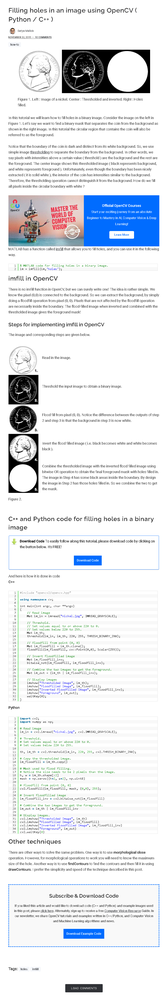
//> input picture OpenCV技巧_二值圖孔洞填充方法與實現(附源碼)/screencapture-learnopencv-filling-holes-in-an-image-using-opencv-python-c-2021-08-23-16_19_51.png, 165 x 1000 px, shrunk from 842 x 5090 before the run
$ ./fft2 '../../../../../../OpenCV技巧_二值圖孔洞填充方法與實現(附源碼)/screencapture-learnopencv-filling-holes-in-an-image-using-opencv-python-c-2021-08-23-16_19_51.png'   (built with g++ and OpenCV 4)
//> lines starting //> are read from the running program, lines starting //| are printed output that depends on the picture
#include<opencv2/core/core.hpp>
#include<opencv2/highgui/highgui.hpp>
#include<opencv2/imgproc/imgproc.hpp>
using namespace cv;
//快速傅里叶变换
void fft2Image(InputArray _src, OutputArray _dst)
{
	//得到Mat类型
	Mat src = _src.getMat();
	//判断位深
	CV_Assert(src.type() == CV_32FC1 || src.type() == CV_64FC1);
	CV_Assert(src.channels() == 1 || src.channels() == 2);
	int rows = src.rows;
	int cols = src.cols;
	//为了进行快速的傅里叶变换，我们经行和列的扩充,找到最合适扩充值
	Mat padded;
	int rPadded = getOptimalDFTSize(rows);
	int cPadded = getOptimalDFTSize(cols);
	//进行边缘扩充,扩充值为零
	copyMakeBorder(src, padded, 0, rPadded - rows, 0, cPadded - cols, BORDER_CONSTANT, Scalar::all(0));
	//快速的傅里叶变换（双通道：用于存储实部 和 虚部）
	dft(padded, _dst, DFT_COMPLEX_OUTPUT);
}
int main(int argc, char*argv[])
{
	//输入图像矩阵
	Mat img = imread(argv[1], CV_LOAD_IMAGE_GRAYSCALE);
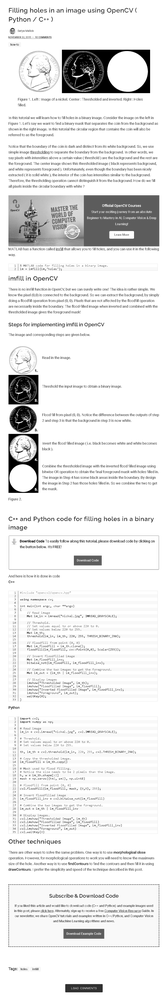
//> img: 1000 rows x 165 cols, CV_8UC1; min 0, max 255, mean 232.6
	if (!img.data)
		return -1;
	//数据类型转换：转换为浮点型
	Mat fImg;
	img.convertTo(fImg, CV_64FC1);
	//快速傅里叶变换
	Mat fft2;
	fft2Image(fImg, fft2);
//> in fft2Image, `copyMakeBorder(src, padded, 0, rPadded - rows, 0, cPadded - cols, BORD..`:
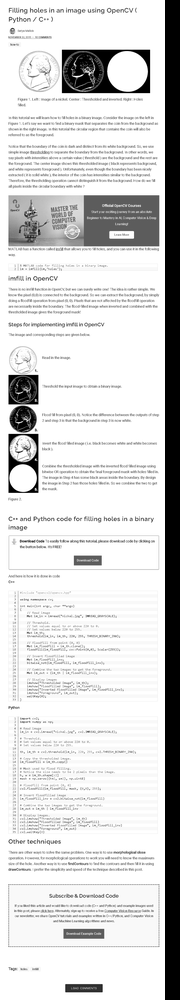
//> padded: 1000 rows x 180 cols, CV_64FC1; min 0, max 255, mean 213.2
	//傅里叶逆变换
	Mat image;
	cv::dft(fft2, image, DFT_INVERSE + DFT_REAL_OUTPUT + DFT_SCALE);
	//裁剪傅里叶逆变换
	image = image(Rect(0, 0, img.cols, img.rows));
//> image: 1000 rows x 165 cols, CV_64FC1
	return 0;
}
